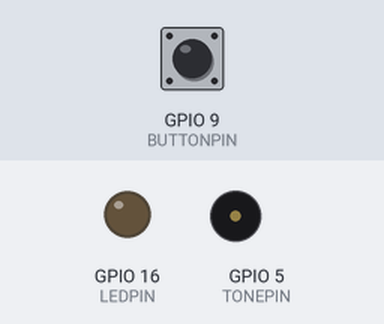
The sketch below on a simulated ESP8266 (NodeMCU). Shown: output pins drawn as LEDs (lit = HIGH), buzzer (waves = sounding). The inputs (shaded band) are chosen by the test bench; at power-on: GPIO 9 (BUTTONPIN) LOW. WiFi joins after 1.5 s; servers stay silent unless stated; no MQTT or app messages arrive unless stated; what the sketch prints to the serial monitor is not drawn.

Above: at 2.7 s.
2.8 s: GPIO 9 (BUTTONPIN) pulled HIGH for 0.15 s
At 5.7 s:
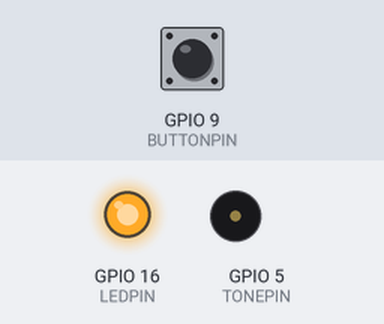
5.8 s: GPIO 9 (BUTTONPIN) pulled HIGH for 1 s
At 6.3 s:
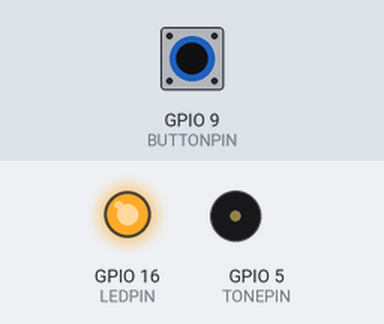
8.3 s: GPIO 9 (BUTTONPIN) pulled HIGH for 3.2 s
At 8.95 s:
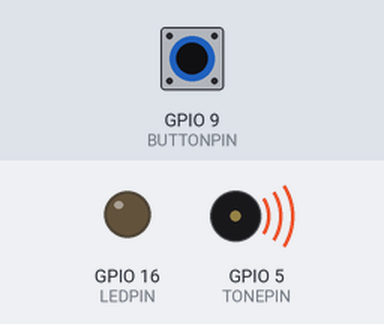
Timing chart, 0 to 19.0 s (numbered marks = the images above; inputs shaded):
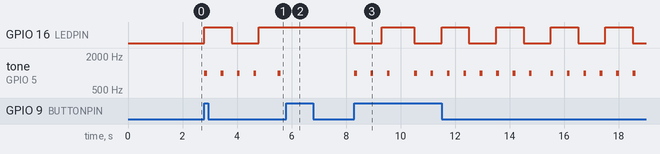

Measured:
- after the input at 2.8 s, GPIO 16 (LEDPIN): LOW → HIGH at once, → LOW 1.0 s later, → HIGH 1.0 s later; tone on GPIO 5 (TONEPIN): goes 3 × (1000 Hz 0.10 s, silent 0.50 s), 1000 Hz 0.10 s, silent 0.79 s, 1000 Hz 0.10 s, then silent, starting at once
- after the input at 5.8 s, GPIO 16 (LEDPIN): stays HIGH (without the input it goes to LOW after 0.00 s); tone on GPIO 5 (TONEPIN): stops changing and stays silent
- after the input at 8.3 s, GPIO 16 (LEDPIN): goes LOW 1.0 s, HIGH 1.2 s, 4 × (LOW 1.0 s, HIGH 1.0 s), then LOW, starting at once; tone on GPIO 5 (TONEPIN): plays 1000 Hz for 0.10 s, 1000 Hz for 0.10 s, 1000 Hz for 0.10 s, 1000 Hz for 0.10 s, 1000 Hz for 0.10 s, 1000 Hz for 0.10 s … (17 notes in this stretch), starting at once

The sketch:

mqtt_pager.ino
```cpp
  //some parts of this have been copied from adafruit, and some from wduraes. You can tell from the {convention}

  #include <ESP8266WiFi.h>					//use this one if you have an ESP8266
  //#include <Wifi.h>						    //use this one if you have an ESP32
  //#include <Tone32.h>						  //Tone is not implemented on the ESP32, need to manually install this library
  #include "Adafruit_MQTT.h"
  #include "Adafruit_MQTT_Client.h"

  #define WLAN_SSID       "THE WIFI NAME GOES HERE"					//for whichever house this device is going to live at
  #define WLAN_PASS       "THE WIFI PASSWORD GOES HERE"				//for whichever house this device is going to live at
  #define AIO_SERVER      "io.adafruit.com"
  #define AIO_USERNAME    "YOUR ADAFRUIT USER NAME GOES HERE"
  #define AIO_KEY         "COPY YOUR ADAFRUIT.IO KEY HERE"
  #define AIO_SERVERPORT  1883
  #define BUZZER_CHANNEL 0                                  //needed for Tone32 implementation

  WiFiClient client;
  //#define AIO_SERVERPORT  8883     // use 8883 for SSL
  //WiFiClientSecure client;  // use WiFiFlientSecure for SSL

  Adafruit_MQTT_Client mqtt(&client, AIO_SERVER, AIO_SERVERPORT, AIO_USERNAME, AIO_KEY);
  Adafruit_MQTT_Publish request = Adafruit_MQTT_Publish(&mqtt, AIO_USERNAME "/feeds/YOUR FEED NAME");			//change YOUR FEED NAME
  Adafruit_MQTT_Subscribe response = Adafruit_MQTT_Subscribe(&mqtt, AIO_USERNAME "/feeds/YOUR FEED NAME");		//change YOUR FEED NAME

  void MQTT_connect();

  const int BUTTONPIN = 9;    //set button output pin
  const int LEDPIN = 16;       //set status LED To pin number
  const int TONEPIN = 5;     //set buzzer to pin number, for DOIT ESP32 boards use 12
  const int MAXRINGS = 7;    //max number of rings

  int ledState = LOW;         //for LED SM
  int toneState = LOW;        //for tone SM
  int lastButtonState = 0;  //for button edge detect
  int buttonState = 0;		//for current button state
  int numRings = 0;     //count number of times I have rung

  bool Ringing = false;		//am i ringing or not

  unsigned long currentTime = 0;      //SM global timer
  unsigned long prePing = 0;          //SM timer for ping
  unsigned long preSubscribe = 0;     //SM timer for subscription check
  unsigned long lastRing = 0;         //SM for LED and tone on during ring
  unsigned long lastTone = 0;         //SM timer for tone
  unsigned long lastDebounceTime = 0; //SM timer for button debounce

  void setup()
  {
    Serial.begin(115200);
    pinMode(LEDPIN, OUTPUT);
    pinMode(BUTTONPIN, INPUT);

    // Connect to WiFi access point.
    Serial.println(); Serial.println();
    Serial.print("Connecting to ");
    Serial.println(WLAN_SSID);

    WiFi.begin(WLAN_SSID, WLAN_PASS);
    while (WiFi.status() != WL_CONNECTED)
    {
      digitalWrite(LED_BUILTIN, LOW);   //turn onboard LED ON
      delay(500);
      digitalWrite(LED_BUILTIN, HIGH);    //turn onboard LED OFF
      Serial.print(".");
    }
    Serial.println();
    Serial.println("WiFi connected");
    Serial.println("IP address: "); Serial.println(WiFi.localIP());

    // Setup MQTT subscriptions for all feeds.
    mqtt.subscribe(&response);

    digitalWrite(LEDPIN, ledState);
  }

  void loop()
  {
    currentTime = millis();
    MQTT_connect();

    Adafruit_MQTT_Subscribe *subscription;
    if((currentTime - preSubscribe) > 5000)             //check for subscriptions only every few seconds, adafruit.io doesnt like being pinged continuously
    {
      //Serial.println("checking for subscriptions");
      preSubscribe = currentTime;
      while ((subscription = mqtt.readSubscription(500))) 		//keep subscription window open for a short period so that button pushes dont get lost. OR, fix buttons to be interrupts
      {
        if (subscription == &response)
        {
          Serial.print(F("Subscription Got: "));
          Serial.println((char *)response.lastread);
        }
        if (strcmp((char *)response.lastread, "WAITING") == 0)
        {
          //if you see waiting, dont do anything
          Ringing = false;
        }
        if (strcmp((char *)response.lastread, "RINGING") == 0)
        {
          //if someone sent a request, ring the device
          Ringing = true;
        }
        if (strcmp((char *)response.lastread, "CONFIRM") == 0)
        {
          //if someone answered the ring, play a merry tune, then go back to waiting
		  celebrate();
          Ringing = false;
        }
      }
    }

    int reading = digitalRead(BUTTONPIN);				//check the status of the pushbutton
    if(reading != lastButtonState)						//only do something if the button has changed. May need to debounce?
    {
      if(reading == 1)      //if button is high, set to high
      {
        buttonState = 1;
      }
    }
    else                    //if the button state hasnt changed, set button to low. This handles extra long presses.
    {
      buttonState = 0;
    }
    lastButtonState = reading;

    if(buttonState == 1)	//if the button is truly being pressed, after removing long presses
    {
      if(!Ringing)			//if the device is not already ringing then this must be the first device sending a request
      {
        if(request.publish("RINGING"))		//publish ringing so that all devices know they should be ringing
        {
          numRings = 0;						//keep track of number of rings so it doesnt go on for ever
          Ringing = true;
          Serial.print("sending request to play as: ");
          Serial.print("RINGING");
          Serial.println("...");
        }
      }
      else if(Ringing)						//if the device is alraedy ringing then this must be an answer
      {
          request.publish("CONFIRM");		//publish confirm so all devices know someone answered
          Ringing = false;					//stop ringing
      }
      buttonState = 0;						//set button back to off, again in case of extra long presses
    }

    if(Ringing)               //when ringing, flash lights and play tone, all on different periods, NON BLOCKING
    {
      if((toneState == HIGH) && (currentTime - lastTone > 100))		//SM for shutting buzzer off
      {
        toneState = LOW;
        lastTone = currentTime;
        noTone(TONEPIN);                                          //if using ESP8266
        //noTone(TONEPIN, BUZZER_CHANNEL);                        //if using ESP32
      }
      if((toneState == LOW) && (currentTime - lastTone > 500))		//SM for turning buzzer on
      {
        toneState = HIGH;
        lastTone = currentTime;
        tone(TONEPIN, 1000);                                      //ESP8266
        //tone(TONEPIN, 1000, 0, BUZZER_CHANNEL);                 //ESP32
      }
      if((ledState == LOW) && (currentTime - lastRing > 1000))		//SM for turning LED off
      {
        ledState = HIGH;
        lastRing = currentTime;
        digitalWrite(LEDPIN, ledState);
      }
      if((ledState == HIGH) && (currentTime - lastRing > 1000))		//SM for turning LED on
      {
        ledState = LOW;
        lastRing = currentTime;
        digitalWrite(LEDPIN, ledState);
        numRings++;													//number of rings is defined as number of times LED turns on
      }
    }

    if(numRings > MAXRINGS)             //if it has been ringing for too long, stop and reset
    {
      if(request.publish("WAITING"))     //publish WAITING so that system knows no request in progress
      {
        Serial.println("max rings, send waiting");
        digitalWrite(LEDPIN, LOW);
        noTone(TONEPIN);                        //ESP8266
        //noTone(TONEPIN, BUZZER_CHANNEL);        //ESP32
        Ringing = false;
        numRings = 0;
      }
    }

    if((currentTime - prePing) > 290000)        //ping the broker every keep alive duration, configurable in settings
    {
        Serial.println("ping mqtt");
        prePing = currentTime;
        if(! mqtt.ping())
        {
          Serial.println("ping not work, kill mqtt");
          mqtt.disconnect();
        }
    }
  }

  // Function to connect and reconnect as necessary to the MQTT server.
  // Should be called in the loop function and it will take care if connecting.
  // copied directly from wduraes IoT_101_Online.ino
  void MQTT_connect() {

    int8_t ret;
    if (mqtt.connected()) {      // Stop if already connected.
      return;
      }
    Serial.print("Connecting to MQTT... ");
    uint8_t retries = 3;
    while ((ret = mqtt.connect()) != 0) { // connect will return 0 for connected
         Serial.println(mqtt.connectErrorString(ret));
         Serial.println("Retrying MQTT connection in 5 seconds...");
         mqtt.disconnect();
         delay(5000);  // wait 5 seconds
         retries--;
         if (retries == 0) {
           // basically die and wait for WDT to reset me
           while (1);
         }
    }
    Serial.println("MQTT Connected!");
  }

  void celebrate()
  //flash lights and play merry tone to indicate a request has been answered and play will commence.
  //BLOCKING
  {
    for(int j = 0; j<3; j++)
    {
      for(int i = 0; i<3; i++)
      {
        digitalWrite(LEDPIN, HIGH);
        tone(TONEPIN, 500);
        //tone(TONEPIN, 500, 0, BUZZER_CHANNEL);    //ESP32
        delay(100);
        tone(TONEPIN, 650);
        //tone(TONEPIN, 650, 0, BUZZER_CHANNEL);    //ESP32
        delay(100);
        tone(TONEPIN, 1000);
        //tone(TONEPIN, 1000, 0, BUZZER_CHANNEL);    //ESP32
        delay(100);
        noTone(TONEPIN);
        //noTone(TONEPIN, BUZZER_CHANNEL);           //ESP32
        digitalWrite(LEDPIN, LOW);
        delay(300);
      }
      delay(600);
    }
    request.publish("WAITING");
    Ringing = false;
  }
```
